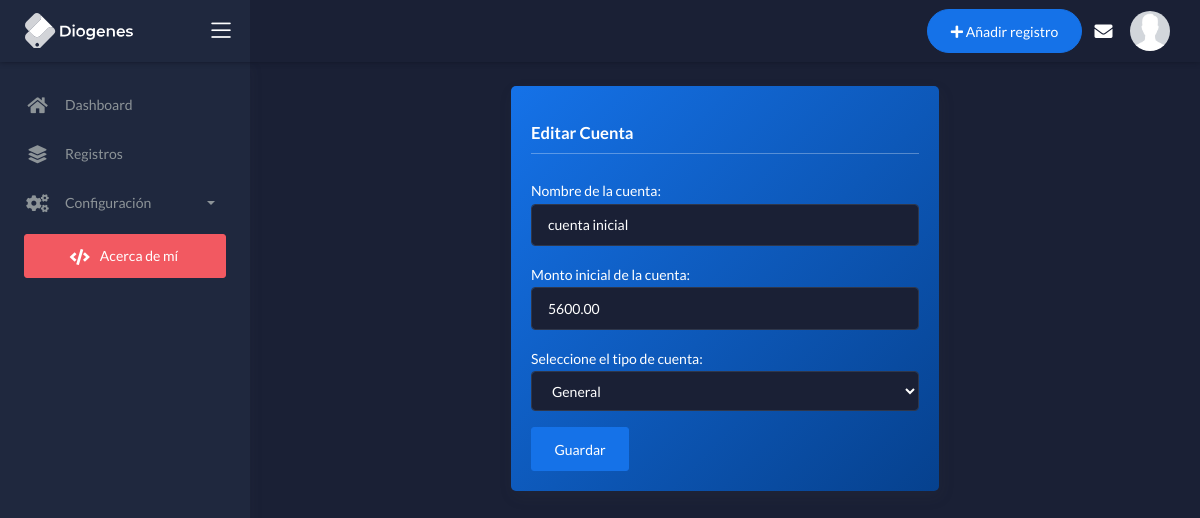
The page /editar_cuenta/9 (signed in) on the database its author committed.
### apps/finanzas/models.py (models this page shows, shortened)
class Cuenta (models.Model):
    nombre = models.CharField(max_length=30)
    class tipodecuenta (models.TextChoices):
        GENERAL = 'GRAL', _('General')
        EFECTIVO ='EFEC', _('Efectivo')
        BANCARIA = 'BANC', _('Cuenta Bancaria')
        CREDITO = 'CRED', _('Tarjeta de Credito')
        AHORRO = 'AHOR', _('Cuenta de ahorros')
        EXTRA = 'EXTR', _('Extra')
        SEGURO = 'SEGU', _('Seguro')
        INVERSION = 'INVE', _('Inversión')
        PRESTAMO = 'PRES', _('Prestamo')
        HIPOTECA = 'HIPO', _('Hipoteca')
    tipo_de_cuenta = models.CharField(max_length=4, choices=tipodecuenta.choices, default=tipodecuenta.GENERAL)
    monto= models.DecimalField(max_digits=10, decimal_places=2)
    class Meta:
        verbose_name_plural="Cuentas"

### apps/finanzas/views.py (the view)
# urls.py: path('editar_cuenta/<pk>', views.Editarcuenta.as_view(), name="editar_cuenta"),
class Editarcuenta (LoginRequiredMixin,UpdateView):
    model = Cuenta
    success_url= "/cuentas"
    form_class = Cuentaform

### apps/finanzas/forms.py (shortened to what this page needs)
class Gastosform(forms.ModelForm):
    class Meta:
        model = Registros
        fields = ('importe', 'cuenta', 'fecha_de_pago', 'nota', 'categoria' )
        widgets = {
            'importe': forms.NumberInput(attrs={'class': 'form-control'}),
            'nota': forms.Textarea(attrs={'class': 'form-control'}),
            'fecha_de_pago' : forms.DateInput(attrs={'class': 'form-control', 'placeholder': 'Fecha de pago', 'type': 'date'}),
            'categoria': forms.Select(attrs={'class': 'form-control', 'id':'basic', 'name':'basic'}),
            'cuenta': forms.Select(attrs={'class': 'form-control'}),
        }

class Ingresosform(forms.ModelForm):
    class Meta:
        model = Registros
        fields = ('importe', 'cuenta', 'fecha_de_pago', 'nota', 'categoria')
        widgets = {
            'importe': forms.NumberInput(attrs={'class': 'form-control'}),
            'cuenta': forms.Select(attrs={'class': 'form-control'}),
            'fecha_de_pago' : forms.DateInput(attrs={'class': 'form-control', 'placeholder': 'Select a date', 'type': 'date'}),
            'nota': forms.Textarea(attrs={'class': 'form-control'}),
            'categoria': forms.Select(attrs={'class': 'form-control'}),
        }

### apps/templates/finanzas/cuenta_form.html (shortened to what this page needs)
{% extends "layouts/base.html" %}
{% block content %}
<div class="content">
    <div class="page-inner">
        <div class="row">
        <div class="col-md-6 ml-auto mr-auto">
            <div class="card card-primary bg-primary-gradient">
                <div class="card-body">
                    <h4 class="mt-3 b-b1 pb-2 mb-4 fw-bold">Editar Cuenta</h4>
                    <form action ="" method="POST" >
                        {{form.as_p}}
                          <button type="submit" class="btn btn-primary align-right">Guardar</button>
                        </div>
                </div>
            </div>
        </div>
    </div>
{% endblock content %}

### rows shown on the page
Cuenta: nombre "cuenta inicial", monto "5600.00", tipo_de_cuenta "General"
